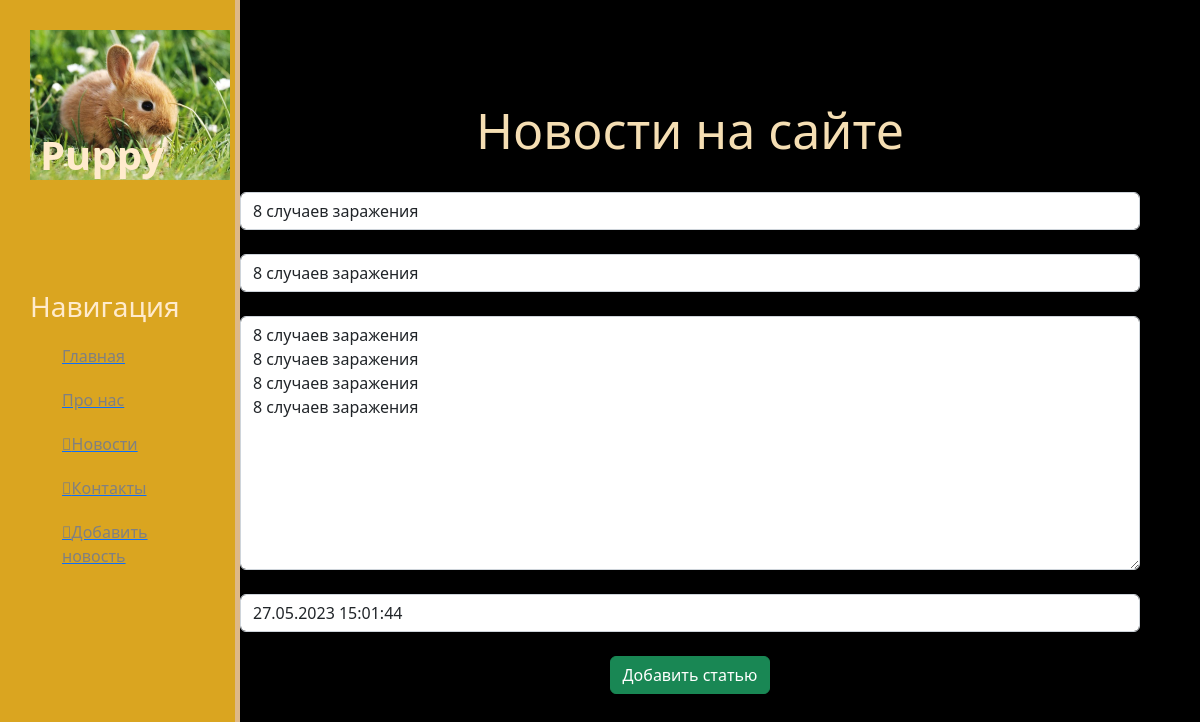
The page /news/2/update on the database its author committed.
### news/models.py (models this page shows, shortened)
class Articles(models.Model):
    title = models.CharField('Название',max_length=50,default='')
    anons = models.CharField('Анонс',max_length=250,default='')
    full_text = models.TextField('Статья')
    date = models.DateTimeField('Дата публикации')
    class Meta:
        verbose_name = 'Новость'
        verbose_name_plural = 'Новости'

### news/views.py (the view)
# urls.py: path('<int:pk>/update',views.NewsUpdateView.as_view(), name = 'news-update'),
class NewsUpdateView(UpdateView):
    model = Articles
    template_name = 'news/create.html'
    form_class = ArticlesForm

### news/forms.py
class ArticlesForm(ModelForm):
    class Meta:
        model = Articles
        fields = ['title','anons','full_text','date']
        widgets ={
            "title": TextInput(attrs={
                'class': 'form-control',
                'placeholder':'Название статьи'
            }),
            "anons": TextInput(attrs={
                'class': 'form-control',
                'placeholder':'Анонс статьи'
            }),
            "date": DateTimeInput(attrs={
                'class': 'form-control',
                'placeholder':'Дата публикации'
            }),
            "full_text": Textarea(attrs={
                'class': 'form-control',
                'placeholder':'Текст статьи'
            })
        }

### news/templates/news/create.html (shortened to what this page needs)
{% extends 'main/layout.html' %}
{% block content %}
    <div class = "features">
        <h1>Новости на сайте</h1>
        <form  method="post">
            {% csrf_token %}<br>
            {{ form.title }}<br>
            {{ form.anons }}<br>
            {{ form.full_text }}<br>
            {{ form.date }}<br>
            <button type = "submit" class = "btn btn-success">Добавить статью</button><br>
        </form>
    </div>
{% endblock %}

### main/static/main/css/main.css (style rules this page uses)
body { background: black; }
main .features { float: left; color: wheat; margin-top: 100px; text-align: center; width: 75%; }
main .features h1 { font-size: 50px; }

### rows shown on the page
Articles: title "8 случаев заражения", anons "8 случаев заражения", full_text "8 случаев заражения 8 случаев заражения 8 случаев заражения 8 случаев заражения", date "27.05.2023 15:01:44"
